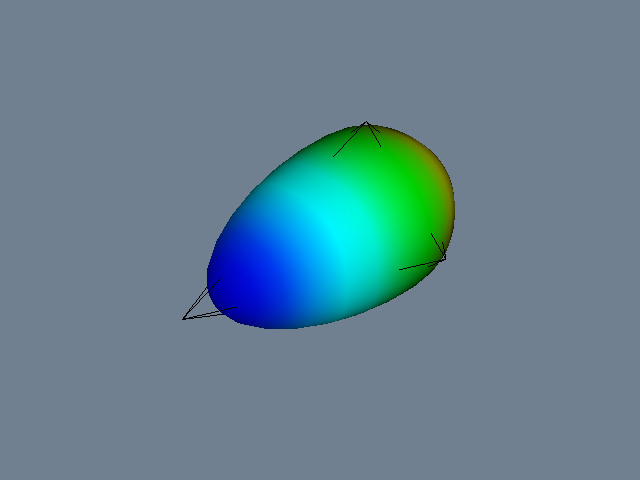

Python code for this plot:
#!/usr/bin/env python

# Deform a sphere using vtkDeformPointSet with a control mesh. One
# control point is displaced upward, stretching the sphere into a
# teardrop shape colored by elevation.

# Factory overrides: importing these modules registers the OpenGL rendering
# and interaction style implementations for vtkRenderingCore factory classes.
import vtkmodules.vtkInteractionStyle  # noqa: F401
import vtkmodules.vtkRenderingOpenGL2  # noqa: F401
# VTK pipeline classes used in this example
from vtkmodules.vtkCommonCore import vtkPoints
from vtkmodules.vtkCommonDataModel import (
    vtkCellArray,
    vtkPolyData,
)
from vtkmodules.vtkFiltersCore import vtkElevationFilter
from vtkmodules.vtkFiltersGeneral import vtkDeformPointSet
from vtkmodules.vtkFiltersSources import vtkSphereSource
from vtkmodules.vtkRenderingCore import (
    vtkActor,
    vtkPolyDataMapper,
    vtkRenderWindow,
    vtkRenderWindowInteractor,
    vtkRenderer,
)

# Colors (normalized RGB)
slate_gray_background_rgb = (0.439, 0.502, 0.565)

# Source: generate a tessellated sphere
sphere = vtkSphereSource()
sphere.SetThetaResolution(51)
sphere.SetPhiResolution(17)
sphere.Update()
bounds = sphere.GetOutput().GetBounds()

# Elevation: color the sphere by height (z)
elevation = vtkElevationFilter()
elevation.SetInputConnection(sphere.GetOutputPort())
elevation.SetLowPoint(
    (bounds[1] + bounds[0]) / 2.0,
    (bounds[3] + bounds[2]) / 2.0,
    -bounds[5],
)
elevation.SetHighPoint(
    (bounds[1] + bounds[0]) / 2.0,
    (bounds[3] + bounds[2]) / 2.0,
    bounds[5],
)
elevation.Update()

# Control mesh: an octahedron surrounding the sphere
pts = vtkPoints()
pts.SetNumberOfPoints(6)
pts.SetPoint(0, bounds[0] - 0.1 * (bounds[1] - bounds[0]),
             (bounds[3] + bounds[2]) / 2.0,
             (bounds[5] + bounds[4]) / 2.0)
pts.SetPoint(1, bounds[1] + 0.1 * (bounds[1] - bounds[0]),
             (bounds[3] + bounds[2]) / 2.0,
             (bounds[5] + bounds[4]) / 2.0)
pts.SetPoint(2, (bounds[1] + bounds[0]) / 2.0,
             bounds[2] - 0.1 * (bounds[3] - bounds[2]),
             (bounds[5] + bounds[4]) / 2.0)
pts.SetPoint(3, (bounds[1] + bounds[0]) / 2.0,
             bounds[3] + 0.1 * (bounds[3] - bounds[2]),
             (bounds[5] + bounds[4]) / 2.0)
pts.SetPoint(4, (bounds[1] + bounds[0]) / 2.0,
             (bounds[3] + bounds[2]) / 2.0,
             bounds[4] - 0.1 * (bounds[5] - bounds[4]))
pts.SetPoint(5, (bounds[1] + bounds[0]) / 2.0,
             (bounds[3] + bounds[2]) / 2.0,
             bounds[5] + 0.1 * (bounds[5] - bounds[4]))

tris = vtkCellArray()
cells = [[2, 0, 4], [1, 2, 4], [3, 1, 4], [0, 3, 4],
         [0, 2, 5], [2, 1, 5], [1, 3, 5], [3, 0, 5]]
for cell in cells:
    tris.InsertNextCell(3)
    for c in cell:
        tris.InsertCellPoint(c)

control_mesh = vtkPolyData()
control_mesh.SetPoints(pts)
control_mesh.SetPolys(tris)

# Mapper: control mesh wireframe
mesh_mapper = vtkPolyDataMapper()
mesh_mapper.SetInputData(control_mesh)

mesh_actor = vtkActor()
mesh_actor.SetMapper(mesh_mapper)
mesh_actor.GetProperty().SetRepresentationToWireframe()
mesh_actor.GetProperty().SetColor(0.0, 0.0, 0.0)

# DeformPointSet: deform the sphere using the control mesh
deform = vtkDeformPointSet()
deform.SetInputData(elevation.GetOutput())
deform.SetControlMeshData(control_mesh)
deform.Update()

# Displace the top control point upward to stretch the sphere
control_point = pts.GetPoint(5)
pts.SetPoint(5, control_point[0], control_point[1],
             bounds[5] + 0.8 * (bounds[5] - bounds[4]))
pts.Modified()

# Mapper: map the deformed surface to graphics primitives
deformed_mapper = vtkPolyDataMapper()
deformed_mapper.SetInputConnection(deform.GetOutputPort())

# Actor: assign the deformed geometry
deformed_actor = vtkActor()
deformed_actor.SetMapper(deformed_mapper)

# Renderer: assemble the scene and configure the camera
renderer = vtkRenderer()
renderer.AddActor(deformed_actor)
renderer.AddActor(mesh_actor)
renderer.SetBackground(slate_gray_background_rgb)

# Window: display the rendered scene
render_window = vtkRenderWindow()
render_window.AddRenderer(renderer)
render_window.SetWindowName("deform pointset")
render_window.SetMultiSamples(0)
render_window.SetSize(640, 480)

# Interactor: handle mouse and keyboard events
render_window_interactor = vtkRenderWindowInteractor()
render_window_interactor.SetRenderWindow(render_window)

# Scene: configure the camera
renderer.GetActiveCamera().SetPosition(1, 1, 1)
renderer.ResetCamera()

render_window_interactor.Initialize()
render_window_interactor.Start()
